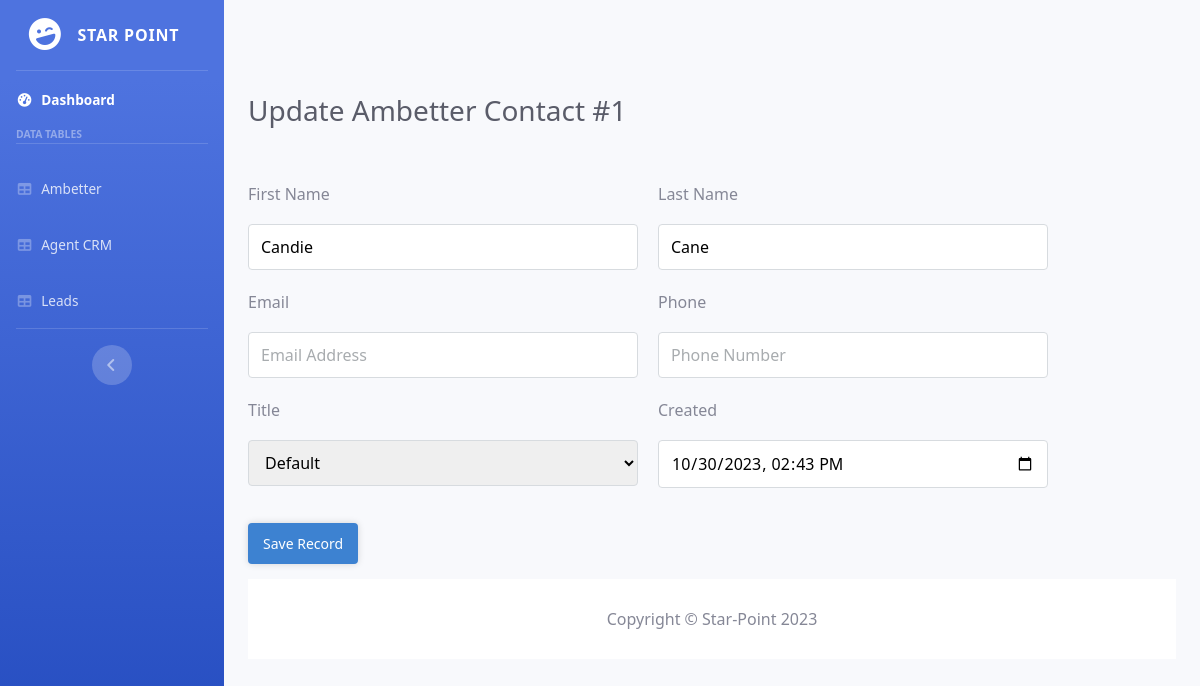
Screenshot of /view/crm/ambetter-update.php?id=1 (signed in) with the database file from the repository.
### tables this page shows
CREATE TABLE `Ambetter` (
  `id` int NOT NULL,
  `broker_name` varchar(255) DEFAULT NULL,
  `broker_npn` varchar(50) DEFAULT NULL,
  `policy_number` varchar(50) DEFAULT NULL,
  `first_name` varchar(50) DEFAULT NULL,
  `last_name` varchar(50) DEFAULT NULL,
  `broker_effective_date` date DEFAULT NULL,
  `broker_term_date` date DEFAULT NULL,
  `policy_effective_date` date DEFAULT NULL,
  `policy_term_date` date DEFAULT NULL,
  `paid_through_date` date DEFAULT NULL,
  `county` varchar(255) DEFAULT NULL,
  `state` varchar(4) DEFAULT NULL,
  `on_off_exchange` varchar(3) DEFAULT NULL,
  `exchange_subscriber_id` varchar(255) DEFAULT NULL,
  `member_phone_number` varchar(15) DEFAULT NULL,
  `member_email` varchar(255) DEFAULT NULL,
  `member_responsibility` varchar(255) DEFAULT NULL,
  `member_DOB` date DEFAULT NULL,
  `autopay` varchar(3) DEFAULT NULL,
  `eligible_for_commission` varchar(3) DEFAULT NULL,
  `number_of_members` int DEFAULT NULL,
  `payable_agent` varchar(255) DEFAULT NULL,
  `ar_policy_type` varchar(255) DEFAULT NULL,
  `created` datetime NOT NULL DEFAULT CURRENT_TIMESTAMP
);

### View/CRM/ambetter-update.php (the view, shortened to what this page needs)
<?php
include '../../php/functions.php';
$pdo = pdo_connect_mysql();
$stmt = $pdo->prepare('SELECT * FROM Ambetter WHERE id = ?');
$stmt->execute([ $_GET['id'] ]);
$contact = $stmt->fetch(PDO::FETCH_ASSOC);
?>
<?=CRM_header('Ambetter - Update')?>
<div id="content-wrapper" class="d-flex flex-column">
    <div id="content">
        <nav class="navbar navbar-expand navbar-light topbar mb-4 static-top">
        </nav>
        <div class=container-fluid>
            <div class="d-sm-flex align-items-center justify-content-between mb-4">
                <div class="wrap">
                    <h1 class="h3 mb-0 text-gray-800">Update Ambetter Contact #<?=$contact['id']?></h1>
                </div>
            </div>
            <form action="?id=<?=$contact['id']?>" method="post" class="crud-form">
                <div class="cols">
                    <div class="style-form-control">
                        <label for="first_name">First Name</label>
                        <input type="text" name="first_name" id="first_name" value="<?=$contact['first_name']?>" placeholder="John" required>
                    </div>
                    <div class="style-form-control">
                        <label for="last_name">Last Name</label>
                        <input type="text" name="last_name" id="last_name" value="<?=$contact['last_name']?>" placeholder="Doe" required>
                    </div>
                    <div class="style-form-control">
                        <label for="email">Email</label>
                        <input type="email" name="email" id="email" value="<?=$contact['email']?>" placeholder="Email Address" required>
                    </div>
                    <div class="style-form-control">
                        <label for="phone">Phone</label>
                        <input type="tel" name="phone" id="phone" value="<?=$contact['phone']?>" placeholder="Phone Number" required>
                    </div>
                    <div class="style-form-control">
                        <label for="title">Title</label>
                        <select name="title" id="title" required>
                            <option value="default"<?=$contact['title']=='Employee'?' selected':''?>>Default</option>
                        </select>
                    </div>
                    <div class="style-form-control">
                        <label for="created">Created</label>
                        <input type="datetime-local" name="created" id="created" value="<?=date('Y-m-d\TH:i', strtotime($contact['created']))?>" placeholder="Created" required>
                    </div>
                </div>
                <button type="submit" name="submit" class="btn">Save Record</button>
            </form>
            <?=CRM_footer()?>
        </div>
    </div>
</div>

### css/CRM/style.css (style rules this page uses)
* { box-sizing: border-box; font-family: system-ui, "Segoe UI", Roboto, Helvetica, Arial, sans-serif, "Apple Color Emoji", "Segoe UI Emoji", "Segoe UI Symbol"; font-size: 16px; }
body { background-color: #FFFFFF; margin: 0; }
.btn { display: inline-block; -webkit-appearance: none; -moz-appearance: none; appearance: none; border: none; text-decoration: none; background-color: #3d82d1; box-shadow: 0 0 7px 0 rgba(0, 0, 0, 0.15); font-weight: 500; border-radius: 4px; font-size: 14px; color: #FFFFFF; padding: 10px 15px; margin: 15px 0; cursor: pointer; transition: background-color 0.15s ease; }
.crud-form input[type=text], .crud-form input[type=email], .crud-form input[type=password], .crud-form input[type=number], .crud-form input[type=tel], .crud-form input[type=date], .crud-form input[type=datetime-local], .crud-form input[type=file], .crud-form select, .crud-form textarea { display: inline-block; padding: 10px 12px; margin-bottom: 15px; border: 1px solid #d7dbdf; border-radius: 4px; }
.crud-form input[type=text]::placeholder, .crud-form input[type=email]::placeholder, .crud-form input[type=password]::placeholder, .crud-form input[type=number]::placeholder, .crud-form input[type=tel]::placeholder, .crud-form input[type=date]::placeholder, .crud-form input[type=datetime-local]::placeholder, .crud-form input[type=file]::placeholder, .crud-form select::placeholder, .crud-form textarea::placeholder { color: #a8acaf; }
.crud-form .style-form-control { display: inline-flex; flex-flow: column; flex-wrap: wrap; width: calc(50% - 10px); padding-bottom: 5px; }
.crud-form .style-form-control label:nth-child(1) { display: block; padding: 0 0 10px 0; }
.crud-form .cols { display: flex; justify-content: space-between; flex-wrap: wrap; max-width: 800px; width: 100%; padding-top: 30px; }

### rows the page displays
ambetter: id "1", first_name "Candie", last_name "Cane", created "10/30/2023 14:43"
